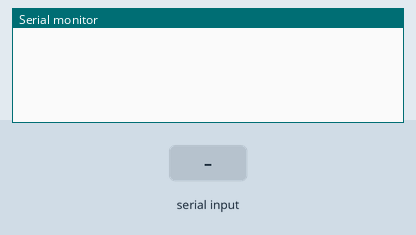
Recording of a sketch running on a simulated Arduino Uno, built with avr-gcc and run on an emulated ATmega328P. Parts: the last lines printed to the serial monitor. The test bench sets the inputs (shaded band).

Above: at 1.4 s.
1.5 s: "R" received over Serial
At 2.4 s:
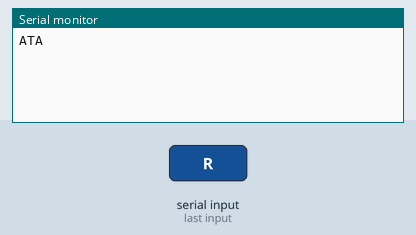
At 7.4 s:
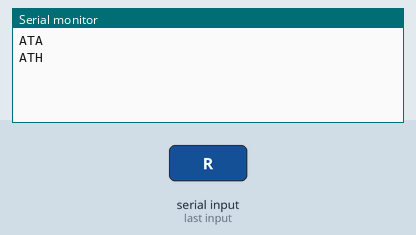

Measured:
- after the input at 1.5 s, the serial monitor: prints a new line at once (image 1)

The sketch:

recieve_a_call.ino
```cpp
void setup()
{
  Serial.begin(9600);
  delay(200);
}

void loop() {
  char c;
 if(Serial.available())
 {
   c=Serial.read();
   if(c=='R')
   Serial.println("ATA");
   delay(5000);
   Serial.println("ATH");
 }
}
```
